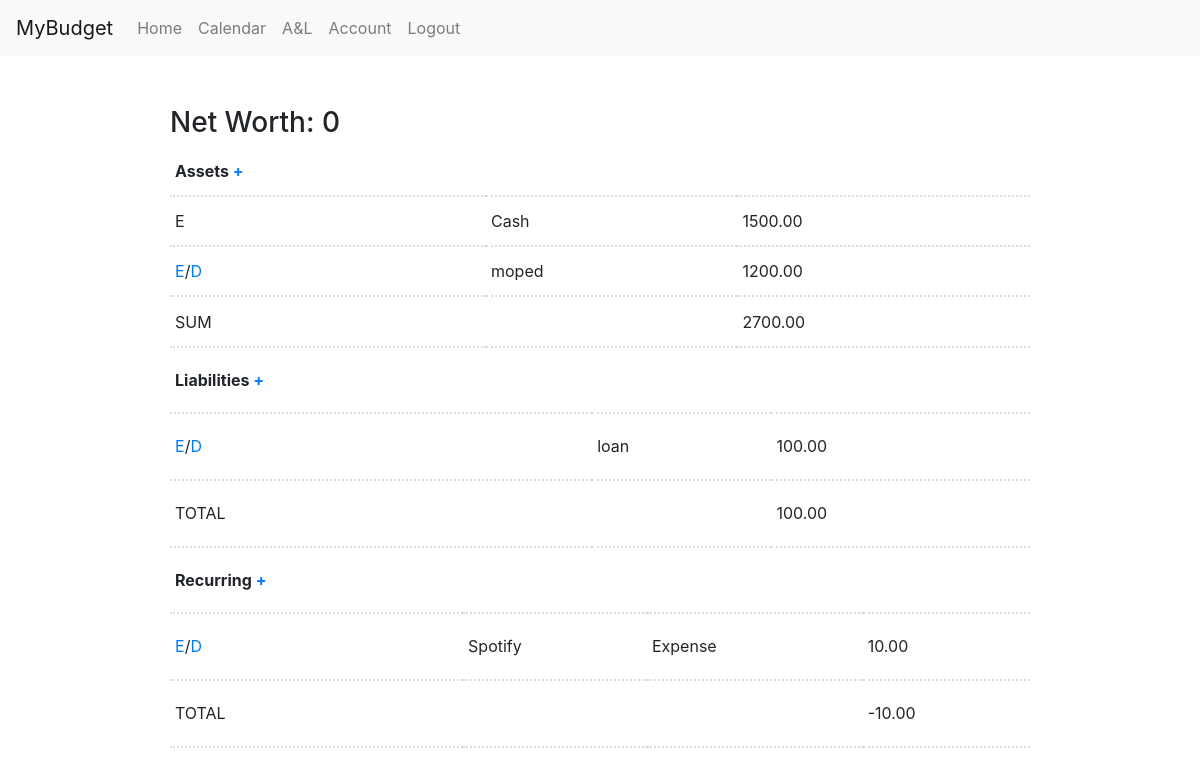
Page /A&L/ (signed in) on the earlier database version.
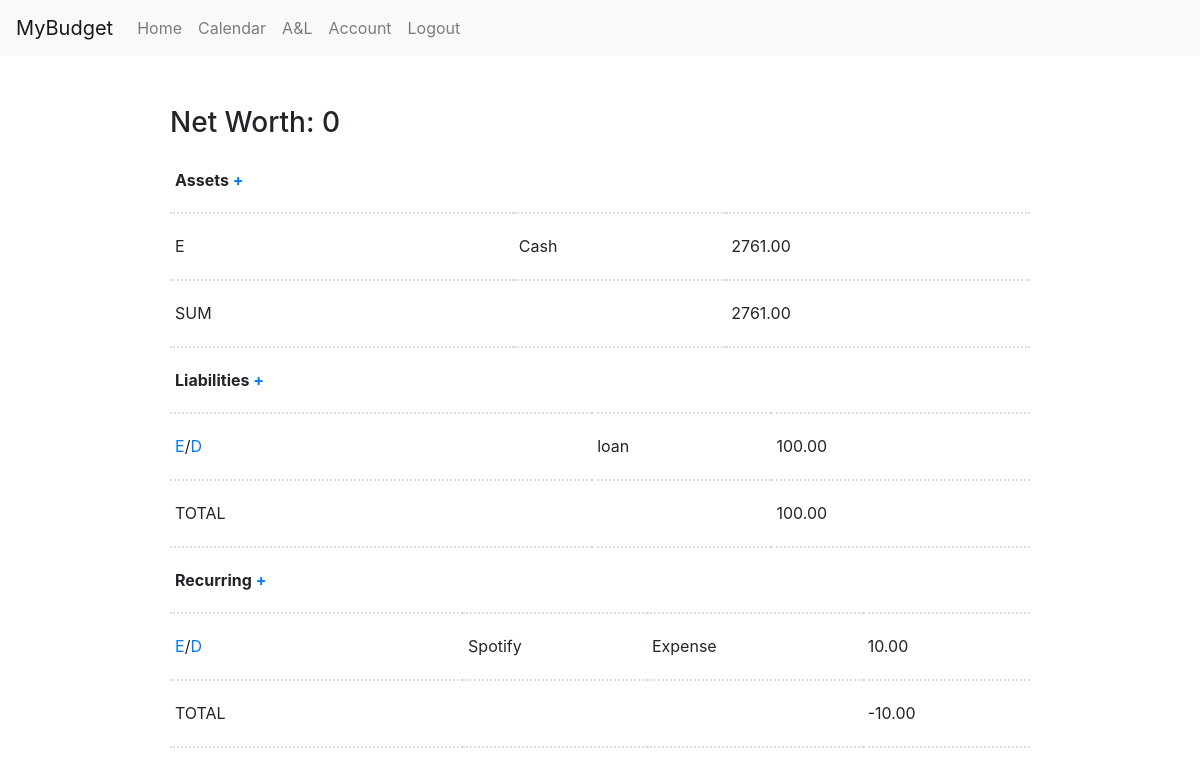
Same page on the later database version.
### main/models.py (models this page shows, shortened)
class Profile(models.Model):
    userId = models.OneToOneField(User, on_delete=models.CASCADE,)
    cash = models.DecimalField(max_digits=12, decimal_places=2, blank=False, default=0)

class asset(models.Model):
    asset_id = models.AutoField(primary_key=True)
    name = models.CharField(max_length=50)
    value = models.DecimalField(max_digits=8, decimal_places=2)
    depreciation = models.DecimalField(max_digits=8, decimal_places=2, blank=True, default=0)
    appreciation = models.DecimalField(max_digits=8, decimal_places=2, blank=True, default=0)
    acquisition_date = models.DateField(auto_now_add=True)
    userId = models.ForeignKey(User, on_delete=models.CASCADE, null=False)

class liability(models.Model):
    liability_id = models.AutoField(primary_key=True)
    name = models.CharField(max_length=50)
    value = models.DecimalField(max_digits=8, decimal_places=2, default=0)
    interest = models.DecimalField(max_digits=8, decimal_places=2, default=0)
    payment = models.DecimalField(max_digits=8, decimal_places=2, default=0)
    userId = models.ForeignKey(User, on_delete=models.CASCADE, null=False)
    date_added = models.DateField(auto_now_add=True)

class recurring(models.Model):
    categories = [
        ('Expense', 'Expense'),
        ('Income', 'Income'),
    ]
    recurring_id = models.AutoField(primary_key=True)
    name = models.CharField(max_length=50)
    category = models.CharField(max_length=50, choices=categories)
    value = models.DecimalField(max_digits=8, decimal_places=2)
    userId = models.ForeignKey(User, on_delete=models.CASCADE, null=False)

### main/views.py (the view)
# urls.py: path('A&L/', views.assetsLiabilities, name='A&L'),
@login_required(login_url='/login/')
def assetsLiabilities(request):
    user = request.user
    profile = Profile.objects.get(userId=user)
    assets = asset.objects.filter(userId=user)
    liabilities = liability.objects.filter(userId=user)
    posRecurringItems = recurring.objects.filter(userId=user).filter(category="Income")
    negRecurringItems = recurring.objects.filter(userId=user).filter(category="Expense")
    netWorth = 0
    assetTotal = profile.cash
    liabilitiesTotal = 0
    recurringTotal = 0
    for assetItem in assets:
        assetTotal += assetItem.value
    for liabilityItem in liabilities:
        liabilitiesTotal += liabilityItem.value
    for recurringItem in negRecurringItems:
        recurringTotal -= recurringItem.value
    for recurringItem in posRecurringItems:
        recurringTotal += recurringItem.value
    context = {"assets":assets, "liabilities":liabilities, "posRecurringItems":posRecurringItems, "negRecurringItems":negRecurringItems, "profile":profile, "netWorth": netWorth, "assetTotal":assetTotal, "liabilitiesTotal":liabilitiesTotal, "recurringTotal":recurringTotal}
    return render(request, 'main/alr.html', context)

### main/templates/main/alr.html (shortened to what this page needs)
{% extends "base.html" %}
{% load crispy_forms_tags %}
{% block content %}
    <h3 style="padding-top: 50px;">Net Worth: {{netWorth}}</h3>
    <div class="max-width">
          <div>
            <table>
              <tr>
                <th>Assets <a href="{% url 'createAsset' %}">+</a></th>
                <th></th>
                <th></th>
              </tr>
              <tr>
                <td><a>E</a></td>
                <td>Cash</td>
                <td>{{profile.cash}}</td>
              </tr>
              {% for asset in assets %}
                <tr>
                    <td><a href="{% url 'editAsset' asset.asset_id %}">E</a>/<a href="{% url 'deleteAsset' asset.asset_id %}">D</a></td>
                    <td>{{asset.name}}</td>
                    <td>{{asset.value}}</td>
                </tr>
              {% endfor %}
              <tr>
                <td>SUM</td>
                <td></td>
                <td>{{assetTotal}}</td>
              </tr>
            </table>
          </div>
          <div>
            <table>
                <tr>
                  <th>Liabilities <a href="{% url 'createLiability'%}">+</a></th>
                  <th></th>
                  <th></th>
                </tr>
                {% for liability in liabilities %}
                  <tr>
                    <td><a href="{% url 'editLiability' liability.liability_id %}">E</a>/<a href="{% url 'deleteLiability' liability.liability_id %}">D</a></td>
                      <td>{{liability.name}}</td>
                      <td>{{liability.value}}</td>
                  </tr>
                {% endfor %}
                <tr>
                  <td>TOTAL</td>
                  <td></td>
                  <td>{{liabilitiesTotal}}</td>
                </tr>
              </table>
          </div>
          <div>
            <table>
                <tr>
                  <th>Recurring <a href="{% url 'createRecurring' %}">+</a></th>
                  <th></th>
                  <th></th>
                  <th></th>
                </tr>
                {% for recurring in negRecurringItems %}
                  <tr>
                    <td><a href="{% url 'editRecurring' recurring.recurring_id %}">E</a>/<a href="{% url 'deleteRecurring' recurring.recurring_id %}">D</a></td>
                      <td>{{recurring.name}}</td>
                      <td>{{recurring.category}}</td>
                      <td>{{recurring.value}}</td>
                  </tr>
                {% endfor %}
                <tr>
                  <td>TOTAL</td>
                  <td></td>
                  <td></td>
                  <td>{{recurringTotal}}</td>
                </tr>
              </table>
          </div>
      </div>
{% endblock %}

Differences in the rows shown:
removed Profile: cash "1500.00"
removed asset: name "moped", value "1200.00"
added Profile: cash "2761.00"
Other differences:
{{ assetTotal }}: "2700.00" → (not shown)
